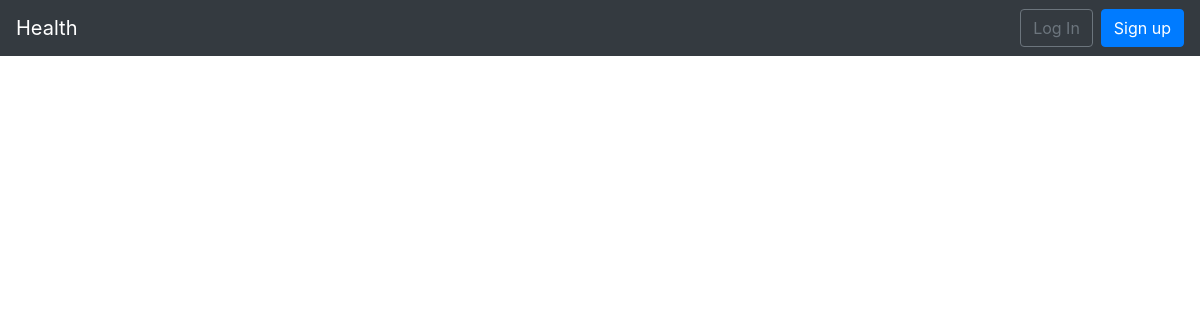
The app's page /article/, older data.
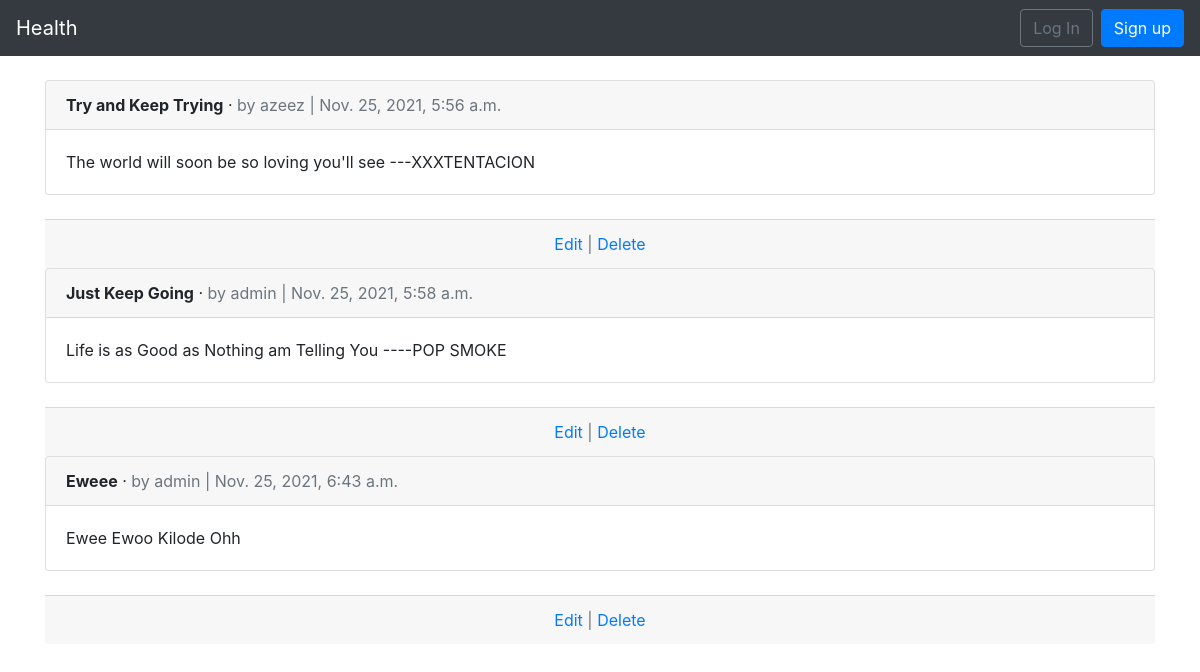
The same page, newer data.
### app/models.py (models this page shows, shortened)
class Article(models.Model):
    category = models.CharField(max_length=20, blank=True, null=True)
    title = models.CharField(max_length=255, blank=True, null=True)
    body = models.TextField()
    image = models.ImageField(upload_to="%Y/%m/%d", default="")
    date = models.DateTimeField(auto_now_add=True)
    author = models.ForeignKey(
        CustomUser,
        on_delete=models.CASCADE,
    )

### users/models.py (models this page shows)
class CustomUser(AbstractUser):
    age = models.PositiveIntegerField(null=True, blank=True)

### app/views.py (the view)
# urls.py: path('article/', ArticleListView.as_view(), name='article_list'),
class ArticleListView(ListView):
    model = Article
    template_name = 'article_list.html'

### templates/article_list.html (shortened to what this page needs)
{% extends 'base.html' %}
{% block content %}
{% for article in object_list %}
<div class="card">
    <div class="card-header">
        <span class="font-weight-bold">{{ article.title }}</span> &middot;
        <span class="text-muted">by {{ article.author }} |
            {{ article.date }}</span>
    </div>
    <div class="card-body">
        {{ article.body }}
    </div>
</div>
<br />
<div class="card-footer text-center text-muted">
<a href="{% url 'article_edit' article.pk %}">Edit</a> |
<a href="{% url 'article_delete' article.pk %}">Delete</a>
</div>
{% endfor %}
{% endblock content %}

### templates/base.html (shortened to what this page needs)
{% load static %}
<!doctype html>
<html lang="en">
<head>
    <link rel="stylesheet" href="{% static 'css/bootstrap.min.css' %}">
</head>
<body>
    <nav class="navbar navbar-expand-md navbar-dark bg-dark mb-4">
        <a class="navbar-brand" href="{% url 'home' %}">Health</a>
        <div class="collapse navbar-collapse" id="navbarCollapse">
            {% if user.is_authenticated %}
            <ul class="navbar-nav ml-auto">
                <a class="nav-link dropdown-toggle" href="#" id="userMenu" data-toggle="dropdown" aria-haspopup="true"
                    aria-expanded="false">
                    {{ user.username }}
                </a>
                <div class="dropdown-menu dropdown-menu-right" aria-labelledby="userMenu">
                    <a class="dropdown-item" href="{% url 'password_change'%}">Change password</a>
                    <div class="dropdown-divider"></div>
                    <a class="dropdown-item" href="{% url 'logout' %}">Log Out</a>
                    <div class="dropdown-divider"></div>
                    <a class="dropdown-item" href="{% url 'article_new' %}">+ New Article</a>
                    <div class="dropdown-divider"></div>
                    <a class="dropdown-item" href="{% url 'recipe_new' %}">+ New Recipe</a>
                </div>
                </li>
            </ul>
            {% else %}
            <form class="form-inline ml-auto">
                <a href="{% url 'login' %}" class="btn btn-outline-secondary">
                    Log In</a>
                <a href="{% url 'signup' %}" class="btn btn-primary ml-2">
                    Sign up</a>
            </form>
            {% endif %}
        </div>
    </nav>
    <div class="container">
        {% block content %}
        {% endblock content %}</div>
</body>
</html>

Row changes from the older to the newer data that the page shows:
added Article: title "Try and Keep Trying", author "azeez", date "Nov. 25, 2021, 5:56 a.m.", body "The world will soon be so loving you'll see ---XXXTENTACION"
added Article: title "Just Keep Going", author "admin", date "Nov. 25, 2021, 5:58 a.m.", body "Life is as Good as Nothing am Telling You ----POP SMOKE"
added Article: title "Eweee", author "admin", date "Nov. 25, 2021, 6:43 a.m.", body "Ewee Ewoo Kilode Ohh"
